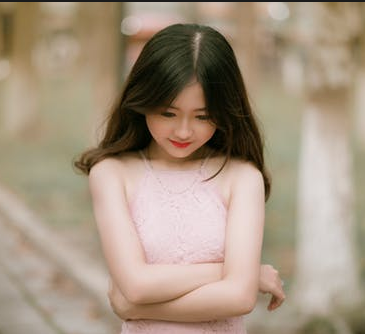
//> input picture project_code/images/test.png, 365 x 334 px
$ ./VC_FANFUHAN_OPENCV031   (built with g++ and OpenCV 4)
//> lines starting //> are read from the running program, lines starting //| are printed output that depends on the picture; after the words box and inside, x2 and y2 are one past the last pixel; in counts of white or black regions, pixels touching at a corner belong together
// VC_FANFUHAN_OPENCV031.cpp : 定義主控台應用程式的進入點。
//
/*
// Debug | x32
通用屬性
| C/C++
|	| 一般
|		| 其他 Include 目錄 -> C:\opencv\build\include
|
| 連結器
| 	|一一般
|		|  其他程式庫目錄 -> C:\opencv\build\x64\vc15\lib
|
| 	|一輸入
|		| 其他相依性 -> opencv_world411d.lib;%(AdditionalDependencies)

// Releas | x64
組態屬性
| C/C++
|	| 一般
|		| 其他 Include 目錄 -> C:\opencv\build\include
|
| 連結器
| 	|一般
|		| 其他程式庫目錄 -> C:\opencv\build\x64\vc15\lib
|
| 	|一輸入
|		| 其他相依性 -> opencv_world411.lib;%(AdditionalDependencies)

*/

#include "stdafx.h"
#include <iostream>
#include <opencv2/opencv.hpp>
#include <opencv2/core/core.hpp>
#include <opencv2/highgui/highgui.hpp>

using namespace std;
using namespace cv;

void blur_demo(Mat &image, Mat &sum);
void edge_demo(Mat &image, Mat &sum);
int getblockSum(Mat &sum, int x1, int y1, int x2, int y2, int i);

void showHistogram(InputArray src, cv::String StrTitle);
void backProjection_demo(Mat &mat, Mat &model);
void blur3x3(Mat &src, Mat *det);

void add_salt_pepper_noise(Mat &image);
void add_gaussian_noise(Mat &image);

// [5 lines left out: function pause, not called in this run]
int main()
{
	Mat src = imread("../../images/test.png");
//> src is the input picture: 334 rows x 365 cols, CV_8UC3; mean B, G, R 128.5, 147.9, 165.4

	if (src.empty())
	{
		cout << "could not load image.." << endl;
		pause();
		return -1;
	}
	else
	{
		Mat src_gray;
		cvtColor(src, src_gray, COLOR_BGR2GRAY);

		GaussianBlur(src, src, Size(7, 7), 0);
		GaussianBlur(src_gray, src_gray, Size(7, 7), 0);

		imshow("input_src", src);
		showHistogram(src, "Histogram_input_src");
//> in showHistogram, `split(src, bgr_plane);`:
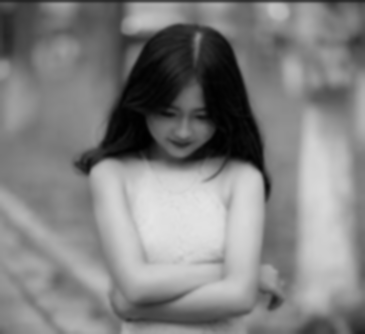
//> bgr_plane[0]: 334 rows x 365 cols, CV_8UC1; min 0, max 228, mean 128.6
//> in showHistogram, `split(src, bgr_plane);`:
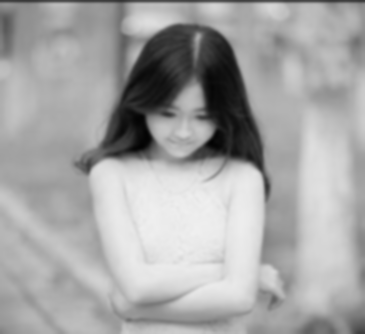
//> bgr_plane[2]: 334 rows x 365 cols, CV_8UC1; min 3, max 240, mean 165.4
//> in showHistogram, `calcHist(&bgr_plane[0], 1, 0, Mat(), b_hist, 1, bins, ranges);`: b_hist = 256 values, max 1591 at index 134, min 0 at index 229, mean 476.2
//> in showHistogram, `calcHist(&bgr_plane[1], 1, 0, Mat(), g_hist, 1, bins, ranges);`: g_hist = 256 values, max 2074 at index 160, min 0 at index 0, mean 476.2
//> in showHistogram, `calcHist(&bgr_plane[2], 1, 0, Mat(), r_hist, 1, bins, ranges);`: r_hist = 256 values, max 2208 at index 174, min 0 at index 0, mean 476.2
//> in showHistogram, `normalize(b_hist, b_hist, 0, histImage.rows, NORM_MINMAX, -1);`: b_hist = 256 values, max 400 at index 134, min 0 at index 229, mean 119.7
//> in showHistogram, `normalize(g_hist, g_hist, 0, histImage.rows, NORM_MINMAX, -1);`: g_hist = 256 values, max 400 at index 160, min 0 at index 0, mean 91.84
//> in showHistogram, `normalize(r_hist, r_hist, 0, histImage.rows, NORM_MINMAX, -1);`: r_hist = 256 values, max 400 at index 174, min 0 at index 0, mean 86.27
//> after the loop in showHistogram, `for (int i = 1; i < bins[0]; ++i)`:
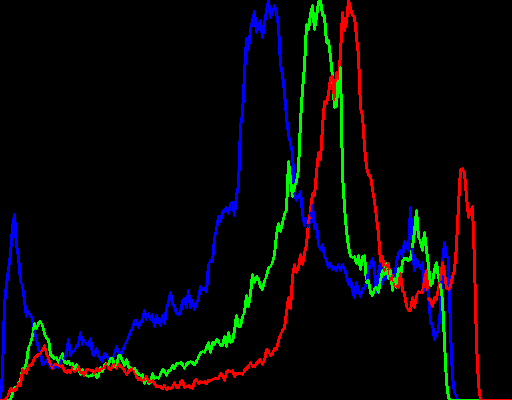
//> histImage: 400 rows x 512 cols, CV_8UC3; mean B, G, R 7.7, 6.3, 6.5

		imshow("input_src_gray", src_gray);
		showHistogram(src_gray, "Histogram_input_src_gray");
//> call 2 of showHistogram, with StrTitle = "Histogram_input_src_gray"
//> in showHistogram (call 2), `calcHist(&gray_plane[0], 1, 0, Mat(), hist, 1, bins, ranges);`: hist = 256 values, max 2045 at index 162, min 0 at index 0, mean 476.2
//> in showHistogram (call 2), `normalize(hist, hist, 0, histImage.rows, NORM_MINMAX, -1);`: hist = 256 values, max 400 at index 162, min 0 at index 0, mean 93.15
//> after the loop in showHistogram (call 2), `for (int i = 1; i < bins[0]; ++i)`:
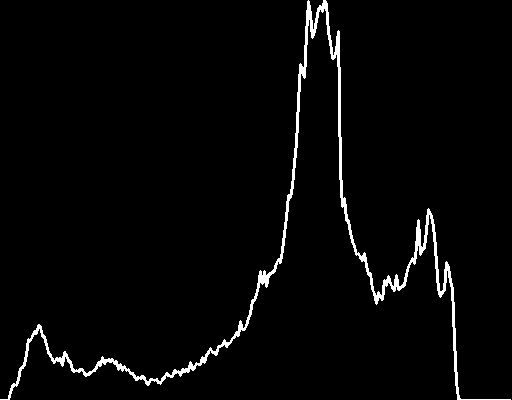
//> histImage: 400 rows x 512 cols, CV_8UC3; 2.6% white; 1 white region, box (x1, y1, x2, y2) and area: (0, 0, 511, 400) 5332

		Mat grad_x00, grad_y00, grad00;
		// 求取x方向和y方向梯度
		Sobel(src, grad_x00, CV_32F, 1, 0);
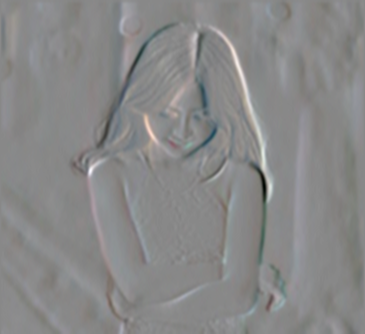
//> grad_x00: 334 rows x 365 cols, CV_32FC3; mean B, G, R -0.1, -0.1, -0.1; drawn with min black and max white
		Sobel(src, grad_y00, CV_32F, 0, 1);
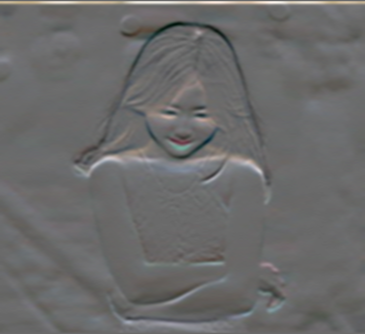
//> grad_y00: 334 rows x 365 cols, CV_32FC3; mean B, G, R 1.7, 1.8, 2.1; drawn with min black and max white
		convertScaleAbs(grad_x00, grad_x00);
//> grad_x00: 334 rows x 365 cols, CV_8UC3
		convertScaleAbs(grad_y00, grad_y00);
//> grad_y00: 334 rows x 365 cols, CV_8UC3

		// 求取总梯度
		add(grad_x00, grad_y00, grad00, Mat(), CV_16S);
		convertScaleAbs(grad00, grad00);
//> grad00: 334 rows x 365 cols, CV_8UC3

		imshow("grad_x_BGR", grad_x00);
		imshow("grad_y_BGR", grad_y00);
		imshow("grad_BGR", grad00);

		Mat grad_x01, grad_y01, grad01;

		// 求取x方向和y方向梯度
		Sobel(src_gray, grad_x01, CV_16S, 1, 0);
		Sobel(src_gray, grad_y01, CV_16S, 0, 1);
		convertScaleAbs(grad_x01, grad_x01);
//> grad_x01: 334 rows x 365 cols, CV_8UC1
		convertScaleAbs(grad_y01, grad_y01);
//> grad_y01: 334 rows x 365 cols, CV_8UC1

		add(grad_x01, grad_y01, grad01, Mat(), CV_16S);
		convertScaleAbs(grad01, grad01);
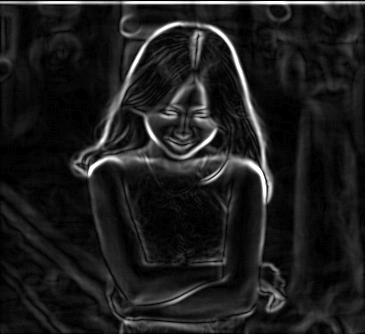
//> grad01: 334 rows x 365 cols, CV_8UC1; min 0, max 255, mean 28.9

		imshow("grad_x", grad_x01);
		imshow("grad_y", grad_y01);
		imshow("grad", grad01);
		waitKey(0);
		return 0;
//> (the program exits here)

$ run again, with project_code/images/basketball1.png copied over project_code/images/test.png
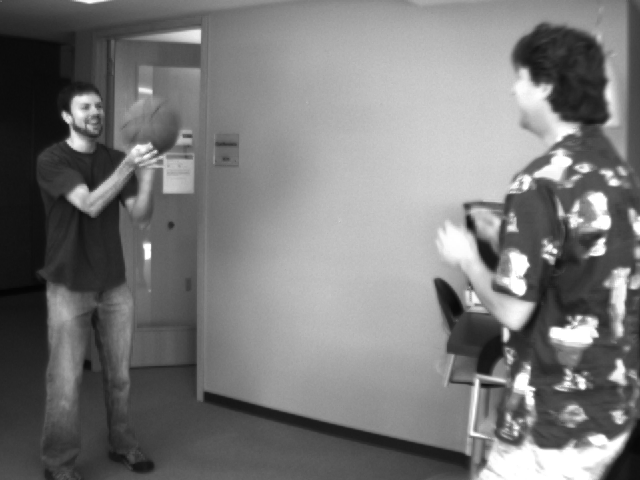
//> input picture project_code/images/basketball1.png, 640 x 480 px
//> src is the input picture: 480 rows x 640 cols, CV_8UC3; min 4, max 255, mean 120.3
//> in showHistogram, `calcHist(&bgr_plane[0], 1, 0, Mat(), b_hist, 1, bins, ranges);`: b_hist = 256 values, max 2753 at index 192, min 0 at index 0, mean 1190.4
//> in showHistogram, `calcHist(&bgr_plane[1], 1, 0, Mat(), g_hist, 1, bins, ranges);`: g_hist has the same summary as b_hist
//> in showHistogram, `calcHist(&bgr_plane[2], 1, 0, Mat(), r_hist, 1, bins, ranges);`: r_hist has the same summary as b_hist
//> in showHistogram, `normalize(b_hist, b_hist, 0, histImage.rows, NORM_MINMAX, -1);`: b_hist = 256 values, max 400 at index 192, min 0 at index 0, mean 173
//> in showHistogram, `normalize(g_hist, g_hist, 0, histImage.rows, NORM_MINMAX, -1);`: g_hist has the same summary as b_hist
//> in showHistogram, `normalize(r_hist, r_hist, 0, histImage.rows, NORM_MINMAX, -1);`: r_hist has the same summary as b_hist
//> in showHistogram (call 2), `calcHist(&gray_plane[0], 1, 0, Mat(), hist, 1, bins, ranges);`: hist = 256 values, max 2753 at index 192, min 0 at index 0, mean 1190.4
//> in showHistogram (call 2), `normalize(hist, hist, 0, histImage.rows, NORM_MINMAX, -1);`: hist has the same summary as b_hist
//> after the loop in showHistogram (call 2), `for (int i = 1; i < bins[0]; ++i)`:
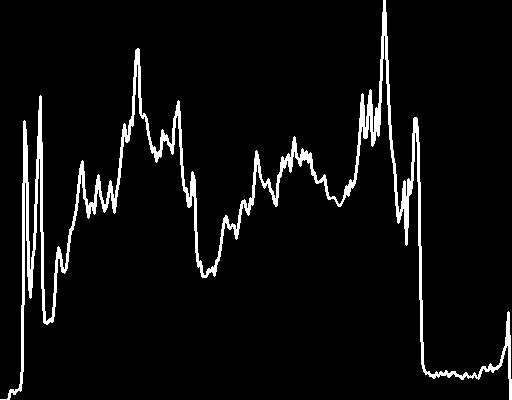
//> histImage: 400 rows x 512 cols, CV_8UC3; 5.5% white; 1 white region, box (x1, y1, x2, y2) and area: (0, 0, 512, 400) 11175
//> `convertScaleAbs(grad00, grad00);`:
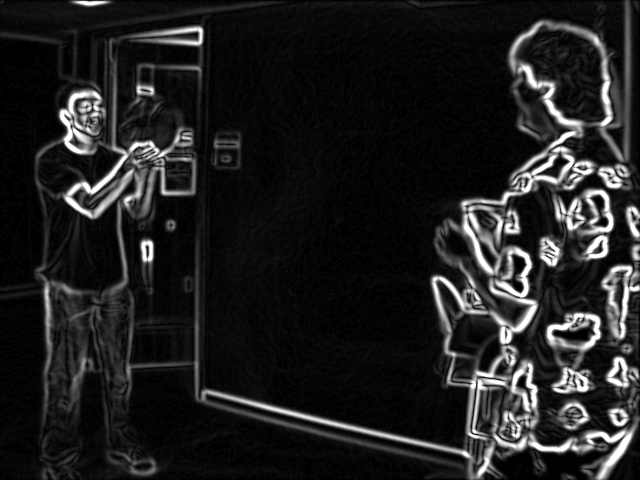
//> grad00: 480 rows x 640 cols, CV_8UC3; min 0, max 255, mean 31.5
